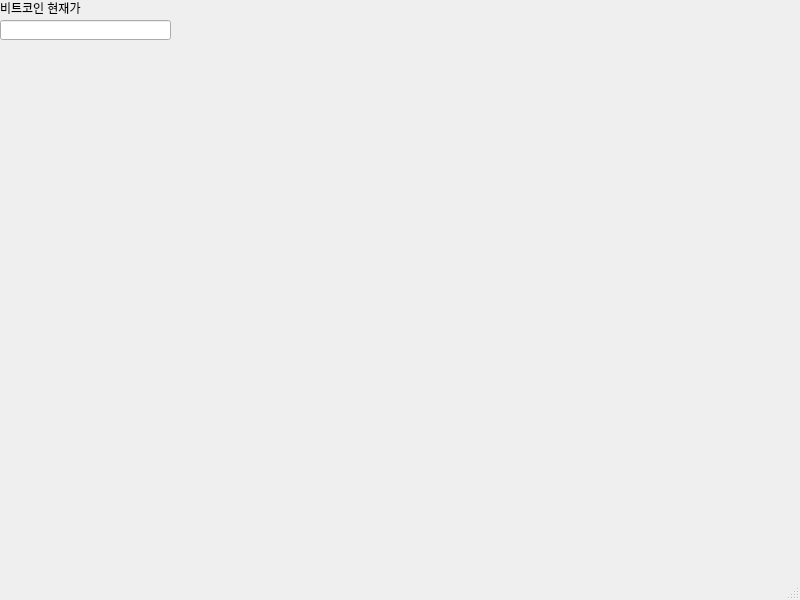
<?xml version="1.0" encoding="UTF-8"?>
<ui version="4.0">
 <class>MainWindow</class>
 <widget class="QMainWindow" name="MainWindow">
  <property name="geometry">
   <rect>
    <x>0</x>
    <y>0</y>
    <width>800</width>
    <height>600</height>
   </rect>
  </property>
  <property name="windowTitle">
   <string>MainWindow</string>
  </property>
  <widget class="QWidget" name="centralwidget">
   <widget class="QLabel" name="label">
    <property name="geometry">
     <rect>
      <x>0</x>
      <y>0</y>
      <width>101</width>
      <height>16</height>
     </rect>
    </property>
    <property name="text">
     <string>비트코인 현재가 </string>
    </property>
   </widget>
   <widget class="QLineEdit" name="lineEdit">
    <property name="geometry">
     <rect>
      <x>0</x>
      <y>20</y>
      <width>171</width>
      <height>20</height>
     </rect>
    </property>
   </widget>
  </widget>
  <widget class="QMenuBar" name="menubar">
   <property name="geometry">
    <rect>
     <x>0</x>
     <y>0</y>
     <width>800</width>
     <height>21</height>
    </rect>
   </property>
  </widget>
  <widget class="QStatusBar" name="statusbar"/>
 </widget>
 <resources/>
 <connections/>
</ui>
